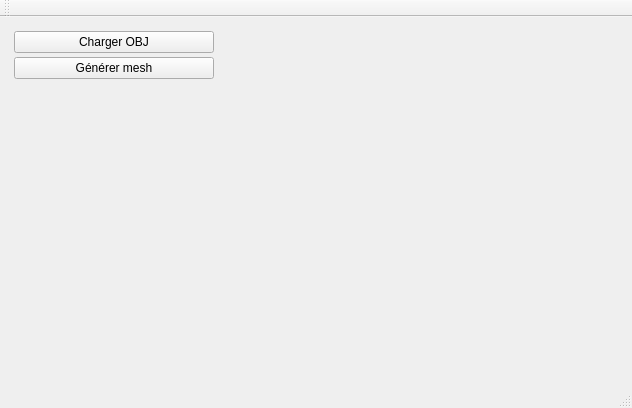
<?xml version="1.0" encoding="UTF-8"?>
<ui version="4.0">
 <class>MainWindow</class>
 <widget class="QMainWindow" name="MainWindow">
  <property name="geometry">
   <rect>
    <x>0</x>
    <y>0</y>
    <width>632</width>
    <height>408</height>
   </rect>
  </property>
  <property name="windowTitle">
   <string>MainWindow</string>
  </property>
  <widget class="QWidget" name="centralWidget">
   <layout class="QHBoxLayout" name="horizontalLayout">
    <item>
     <widget class="QWidget" name="widget_2" native="true">
      <property name="sizePolicy">
       <sizepolicy hsizetype="Maximum" vsizetype="Preferred">
        <horstretch>150</horstretch>
        <verstretch>0</verstretch>
       </sizepolicy>
      </property>
      <property name="minimumSize">
       <size>
        <width>150</width>
        <height>0</height>
       </size>
      </property>
      <layout class="QVBoxLayout" name="verticalLayout">
       <property name="spacing">
        <number>4</number>
       </property>
       <property name="leftMargin">
        <number>3</number>
       </property>
       <property name="topMargin">
        <number>3</number>
       </property>
       <property name="rightMargin">
        <number>3</number>
       </property>
       <property name="bottomMargin">
        <number>3</number>
       </property>
       <item>
        <widget class="QPushButton" name="pushButton_chargement">
         <property name="minimumSize">
          <size>
           <width>200</width>
           <height>0</height>
          </size>
         </property>
         <property name="text">
          <string>Charger OBJ</string>
         </property>
        </widget>
       </item>
       <item>
        <widget class="QPushButton" name="pushButton_generer">
         <property name="text">
          <string>Générer mesh</string>
         </property>
        </widget>
       </item>
       <item>
        <spacer name="verticalSpacer">
         <property name="orientation">
          <enum>Qt::Vertical</enum>
         </property>
         <property name="sizeHint" stdset="0">
          <size>
           <width>20</width>
           <height>40</height>
          </size>
         </property>
        </spacer>
       </item>
      </layout>
     </widget>
    </item>
    <item>
     <widget class="MeshViewerWidget" name="displayWidget" native="true"/>
    </item>
   </layout>
  </widget>
  <widget class="QMenuBar" name="menuBar">
   <property name="geometry">
    <rect>
     <x>0</x>
     <y>0</y>
     <width>632</width>
     <height>22</height>
    </rect>
   </property>
  </widget>
  <widget class="QToolBar" name="mainToolBar">
   <attribute name="toolBarArea">
    <enum>TopToolBarArea</enum>
   </attribute>
   <attribute name="toolBarBreak">
    <bool>false</bool>
   </attribute>
  </widget>
  <widget class="QStatusBar" name="statusBar"/>
 </widget>
 <layoutdefault spacing="6" margin="11"/>
 <customwidgets>
  <customwidget>
   <class>MeshViewerWidget</class>
   <extends>QWidget</extends>
   <header location="global">meshviewerwidget.h</header>
   <container>1</container>
  </customwidget>
 </customwidgets>
 <resources/>
 <connections/>
</ui>
